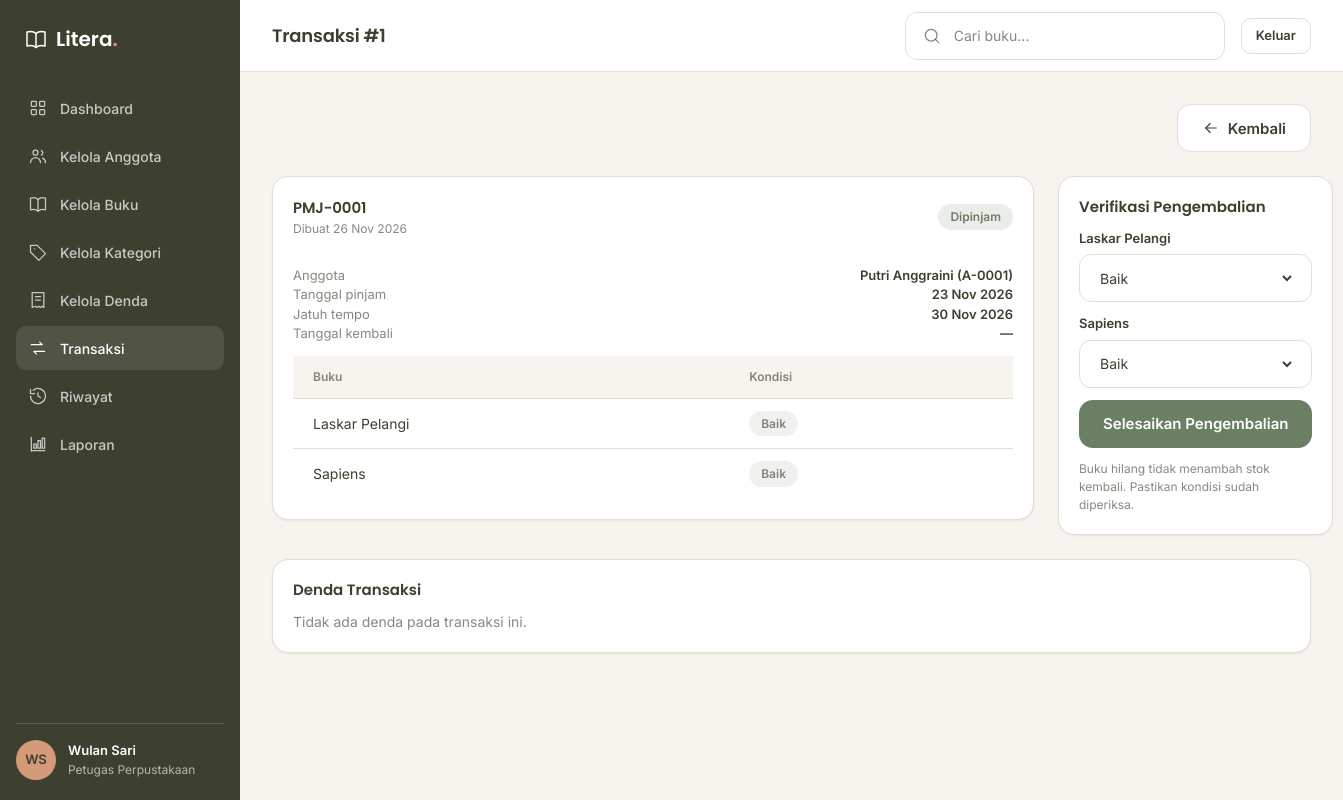
Page /admin/transaksi/1 (signed in) on the committed database.
### tables this page shows
CREATE TABLE peminjaman (
    id              INT AUTO_INCREMENT PRIMARY KEY,
    user_id         INT NOT NULL,
    petugas_id      INT NULL,
    tgl_pinjam      DATE NOT NULL,
    tgl_jatuh_tempo DATE NOT NULL,
    tgl_kembali     DATE NULL,
    status          ENUM('dipinjam', 'menunggu_verifikasi', 'dikembalikan') NOT NULL DEFAULT 'dipinjam',
    created_at      TIMESTAMP NOT NULL DEFAULT CURRENT_TIMESTAMP,
    CONSTRAINT fk_peminjaman_user FOREIGN KEY (user_id) REFERENCES users (id) ON DELETE RESTRICT,
    CONSTRAINT fk_peminjaman_petugas FOREIGN KEY (petugas_id) REFERENCES users (id) ON DELETE RESTRICT,
    INDEX idx_peminjaman_user (user_id),
    INDEX idx_peminjaman_status (status)
);

CREATE TABLE users (
    id            INT AUTO_INCREMENT PRIMARY KEY,
    nama          VARCHAR(100) NOT NULL,
    username      VARCHAR(30)  NOT NULL UNIQUE,
    email         VARCHAR(100) NOT NULL,
    password_hash VARCHAR(255) NOT NULL,
    role          ENUM('anggota', 'petugas') NOT NULL DEFAULT 'anggota',
    no_telp       VARCHAR(20)  NULL,
    alamat        VARCHAR(255) NULL,
    status        ENUM('aktif', 'nonaktif') NOT NULL DEFAULT 'aktif',
    created_at    TIMESTAMP NOT NULL DEFAULT CURRENT_TIMESTAMP
);

CREATE TABLE detail_peminjaman (
    id            INT AUTO_INCREMENT PRIMARY KEY,
    peminjaman_id INT NOT NULL,
    buku_id       INT NOT NULL,
    kondisi       ENUM('baik', 'rusak', 'hilang') NOT NULL DEFAULT 'baik',
    CONSTRAINT fk_detail_peminjaman FOREIGN KEY (peminjaman_id) REFERENCES peminjaman (id) ON DELETE RESTRICT,
    CONSTRAINT fk_detail_buku FOREIGN KEY (buku_id) REFERENCES buku (id) ON DELETE RESTRICT
);

CREATE TABLE buku (
    id           INT AUTO_INCREMENT PRIMARY KEY,
    kategori_id  INT NOT NULL,
    judul        VARCHAR(200) NOT NULL,
    penulis      VARCHAR(150) NOT NULL,
    penerbit     VARCHAR(150) NULL,
    tahun_terbit SMALLINT NULL,
    isbn         VARCHAR(30) NULL,
    sinopsis     TEXT NULL,
    cover        VARCHAR(255) NULL,
    stok         INT NOT NULL DEFAULT 0,
    created_at   TIMESTAMP NOT NULL DEFAULT CURRENT_TIMESTAMP,
    CONSTRAINT fk_buku_kategori FOREIGN KEY (kategori_id) REFERENCES kategori (id) ON DELETE RESTRICT,
    INDEX idx_buku_kategori (kategori_id)
);

### app/core/Controller.php (called while the page is built, shortened)
<?php
abstract class Controller
{
    protected function view(string $view, array $data = [], string $layout = 'member'): void
    {
        extract($data, EXTR_SKIP);
        require dirname(__DIR__) . '/views/layouts/' . $layout . '.php';
    }
}

### app/controllers/PeminjamanController.php (called while the page is built, shortened)
<?php
final class PeminjamanController extends Controller
{
    public function adminShow(int $id): void
    {
        $peminjaman = Peminjaman::ambilTransaksi($id);
        $this->view('admin/transaksi/show', [
            'judul' => 'Transaksi #' . $id,
            'p' => $peminjaman,
            'detail' => Peminjaman::detail($id),
            'denda' => Denda::untukPeminjaman($id),
        ], 'admin');
    }
}

### public/index.php (called while the page is built, shortened)
<?php
$method = $_SERVER['REQUEST_METHOD'] ?? 'GET';
$path = (string) ($_GET['r'] ?? parse_url($_SERVER['REQUEST_URI'] ?? '/', PHP_URL_PATH) ?? '/');
$path = rawurldecode($path);
$path = '/' . trim($path, '/');
$router = new Router();
$router->get('/', [HomeController::class, 'index']);
$router->get('/login', [AuthController::class, 'form']);
$router->post('/login', [AuthController::class, 'login']);
$router->post('/logout', [AuthController::class, 'logout']);
$router->get('/beranda', [BerandaController::class, 'index'], 'anggota');
$router->get('/buku', [BukuController::class, 'index'], 'anggota');
$router->get('/buku/{id}', [BukuController::class, 'detail'], 'anggota');
$router->get('/pinjam', [PeminjamanController::class, 'form'], 'anggota');
$router->post('/pinjam', [PeminjamanController::class, 'store'], 'anggota');
$router->get('/pinjam/bukti/{id}', [PeminjamanController::class, 'bukti'], 'anggota');
$router->get('/kembali', [PengembalianController::class, 'index'], 'anggota');
$router->post('/kembali', [PengembalianController::class, 'ajukan'], 'anggota');
$router->get('/riwayat', [RiwayatController::class, 'anggota'], 'anggota');
$router->get('/denda', [DendaController::class, 'saya'], 'anggota');
$router->get('/profil', [ProfilController::class, 'index'], 'anggota');
$router->get('/admin', [DashboardController::class, 'index'], 'petugas');
$router->get('/admin/anggota', [AnggotaController::class, 'index'], 'petugas');
$router->get('/admin/anggota/tambah', [AnggotaController::class, 'create'], 'petugas');
$router->post('/admin/anggota', [AnggotaController::class, 'store'], 'petugas');
$router->get('/admin/anggota/{id}/edit', [AnggotaController::class, 'edit'], 'petugas');
$router->post('/admin/anggota/{id}', [AnggotaController::class, 'update'], 'petugas');
$router->post('/admin/anggota/{id}/hapus', [AnggotaController::class, 'destroy'], 'petugas');
$router->get('/admin/buku', [BukuController::class, 'adminIndex'], 'petugas');
$router->get('/admin/buku/tambah', [BukuController::class, 'create'], 'petugas');
$router->post('/admin/buku', [BukuController::class, 'store'], 'petugas');
$router->get('/admin/buku/{id}/edit', [BukuController::class, 'edit'], 'petugas');
$router->post('/admin/buku/{id}', [BukuController::class, 'update'], 'petugas');
$router->post('/admin/buku/{id}/hapus', [BukuController::class, 'destroy'], 'petugas');
$router->get('/admin/kategori', [KategoriController::class, 'index'], 'petugas');
$router->get('/admin/kategori/tambah', [KategoriController::class, 'create'], 'petugas');
$router->post('/admin/kategori', [KategoriController::class, 'store'], 'petugas');
$router->get('/admin/kategori/{id}/edit', [KategoriController::class, 'edit'], 'petugas');
$router->post('/admin/kategori/{id}', [KategoriController::class, 'update'], 'petugas');
$router->post('/admin/kategori/{id}/hapus', [KategoriController::class, 'destroy'], 'petugas');
$router->get('/admin/denda', [DendaController::class, 'index'], 'petugas');
$router->get('/admin/denda/tambah', [DendaController::class, 'create'], 'petugas');
$router->post('/admin/denda', [DendaController::class, 'store'], 'petugas');
$router->get('/admin/denda/{id}/edit', [DendaController::class, 'edit'], 'petugas');
$router->post('/admin/denda/{id}', [DendaController::class, 'update'], 'petugas');
$router->post('/admin/denda/{id}/hapus', [DendaController::class, 'destroy'], 'petugas');
$router->post('/admin/denda/{id}/lunas', [DendaController::class, 'lunas'], 'petugas');
$router->get('/admin/transaksi', [PeminjamanController::class, 'adminIndex'], 'petugas');
$router->get('/admin/transaksi/tambah', [PeminjamanController::class, 'adminCreate'], 'petugas');
$router->post('/admin/transaksi', [PeminjamanController::class, 'adminStore'], 'petugas');
$router->get('/admin/transaksi/{id}', [PeminjamanController::class, 'adminShow'], 'petugas');
$router->post('/admin/transaksi/{id}/kembali', [PengembalianController::class, 'proses'], 'petugas');
$router->get('/admin/riwayat', [RiwayatController::class, 'admin'], 'petugas');
$router->get('/admin/laporan', [LaporanController::class, 'buatLaporan'], 'petugas');
$router->dispatch($method, $path);

### app/core/Database.php (called while the page is built, shortened)
<?php
final class Database
{
    private static ?PDO $pdo = null;
    public static function pdo(): PDO
    {
        if (self::$pdo === null) {
            $dsn = sprintf('mysql:host=%s;dbname=%s;charset=utf8mb4', DB_HOST, DB_NAME);
            self::$pdo = new PDO($dsn, DB_USER, DB_PASS, [
                PDO::ATTR_ERRMODE => PDO::ERRMODE_EXCEPTION,
                PDO::ATTR_DEFAULT_FETCH_MODE => PDO::FETCH_ASSOC,
                PDO::ATTR_EMULATE_PREPARES => false,
            ]);
        }
        return self::$pdo;
    }
}

### app/models/Peminjaman.php (called while the page is built, shortened)
<?php
final class Peminjaman
{
    public static function ambilTransaksi(int $id): ?array
    {
        $stmt = Database::pdo()->prepare(self::SELECT_LIST . ' WHERE p.id = ?');
        $stmt->execute([$id]);
        return $stmt->fetch() ?: null;
    }
    public static function detail(int $peminjamanId): array
    {
        $stmt = Database::pdo()->prepare('SELECT d.*, b.judul, b.penulis, b.cover FROM detail_peminjaman d JOIN buku b ON b.id = d.buku_id WHERE d.peminjaman_id = ? ORDER BY d.id');
        $stmt->execute([$peminjamanId]);
        return $stmt->fetchAll();
    }
}

### app/views/admin/transaksi/show.php (the view, shortened to what this page needs)
<?php
[$label, $jenis] = statusPeminjaman($p);
$selesai = $p['status'] === 'dikembalikan';
$namaKondisi = ['baik' => 'Baik', 'rusak' => 'Rusak', 'hilang' => 'Hilang'];
?>
<div class="toolbar">
    <a class="btn btn--outline" href="<?= e(url('/admin/transaksi')) ?>"><?= ikon('arrow-left', 18) ?>Kembali</a>
</div>
<div class="grid-2">
    <section class="kartu kartu--pad tumpuk">
        <div class="kartu-kepala">
            <div>
                <h2>PMJ-<?= str_pad((string) $p['id'], 4, '0', STR_PAD_LEFT) ?></h2>
                <p class="stat__sub">Dibuat <?= e(tanggal($p['created_at'])) ?></p>
            </div>
            <?= badge($label, $jenis) ?>
        </div>
        <dl>
            <div class="bukti__baris"><dt>Anggota</dt><dd><?= e($p['nama']) ?> (<?= e($p['username']) ?>)</dd></div>
            <div class="bukti__baris"><dt>Tanggal pinjam</dt><dd><?= e(tanggal($p['tgl_pinjam'])) ?></dd></div>
            <div class="bukti__baris"><dt>Jatuh tempo</dt><dd><?= e(tanggal($p['tgl_jatuh_tempo'])) ?></dd></div>
            <div class="bukti__baris"><dt>Tanggal kembali</dt><dd><?= e(tanggal($p['tgl_kembali'])) ?></dd></div>
        </dl>
        <div class="table-scroll">
            <table class="tabel">
                <thead><tr><th>Buku</th><th>Kondisi</th></tr></thead>
                <tbody>
                    <?php foreach ($detail as $d): ?>
                        <tr>
                            <td><?= e($d['judul']) ?></td>
                            <td><?= badge($namaKondisi[$d['kondisi']] ?? $d['kondisi'], $d['kondisi'] === 'baik' ? 'netral' : 'bahaya') ?></td>
                        </tr>
                    <?php endforeach; ?>
                </tbody>
            </table>
        </div>
    </section>
    <section class="kartu kartu--pad tumpuk">
        <h2 class="judul-m">Verifikasi Pengembalian</h2>
        <?php if ($selesai): ?>
            <div class="catatan">
                <?= ikon('check', 18) ?>
                <p>Transaksi sudah dikembalikan pada <?= e(tanggal($p['tgl_kembali'])) ?>.</p>
            </div>
        <?php else: ?>
            <form method="post" action="<?= e(url('/admin/transaksi/' . $p['id'] . '/kembali')) ?>" class="tumpuk">
                <?php foreach ($detail as $d): ?>
                    <div class="field">
                        <label for="kondisi-<?= (int) $d['id'] ?>"><?= e($d['judul']) ?></label>
                        <div class="input">
                            <select id="kondisi-<?= (int) $d['id'] ?>" name="kondisi[<?= (int) $d['id'] ?>]">
                                <?php foreach ($namaKondisi as $nilai => $teks): ?>
                                    <option value="<?= $nilai ?>"><?= $teks ?></option>
                                <?php endforeach; ?>
                            </select>
                        </div>
                    </div>
                <?php endforeach; ?>
                <button class="btn btn--primary btn--block" type="submit">Selesaikan Pengembalian</button>
            </form>
            <p class="form__bantuan">Buku hilang tidak menambah stok kembali. Pastikan kondisi sudah diperiksa.</p>
        <?php endif; ?>
    </section>
</div>
<section class="kartu kartu--pad tumpuk">
    <h2 class="judul-m">Denda Transaksi</h2>
    <?php if (!$denda): ?>
        <p class="redup">Tidak ada denda pada transaksi ini.</p>
    <?php endif; ?>
</section>

### app/core/Router.php (shortened to what this page needs)
<?php
final class Router
{
    private array $routes = [];
    private function add(string $method, string $pattern, array $handler, ?string $role): void
    {
        $this->routes[] = compact('method', 'pattern', 'handler', 'role');
    }
    public function dispatch(string $method, string $path): void
    {
        foreach ($this->routes as $route) {
            if ($route['method'] !== $method) {
                continue;
            }
            $regex = '#^' . str_replace(['/', '{id}'], ['\/', '([0-9]+)'], $route['pattern']) . '$#';
            if (!preg_match($regex, $path, $cocok)) {
                continue;
            }
            [$kelas, $aksi] = $route['handler'];
            $params = array_map('intval', array_slice($cocok, 1));
            (new $kelas())->{$aksi}(...$params);
            return;
        }
        exit('Halaman tidak ditemukan.');
    }
}

### app/core/helpers.php (shortened to what this page needs)
<?php
function e($nilai): string
{
    return htmlspecialchars((string) $nilai, ENT_QUOTES, 'UTF-8');
}
function url(string $path = ''): string
{
    return BASE_URL . '/' . ltrim($path, '/');
}
function tanggal(?string $ymd): string
{
    if (!$ymd) {
        return '—';
    }
    static $bulan = ['Jan', 'Feb', 'Mar', 'Apr', 'Mei', 'Jun', 'Jul', 'Agu', 'Sep', 'Okt', 'Nov', 'Des'];
    $waktu = strtotime($ymd);
    return $waktu ? date('j', $waktu) . ' ' . $bulan[(int) date('n', $waktu) - 1] . ' ' . date('Y', $waktu) : '—';
}
function statusPeminjaman(array $p): array
{
    return ['Dipinjam', 'sukses'];
}
function badge(string $teks, string $jenis = 'netral'): string
{
    return '<span class="badge badge--' . e($jenis) . '">' . e($teks) . '</span>';
}
function ikon(string $nama, int $ukuran = 20): string
{
    $path = $paths[$nama] ?? '';
    return '<svg class="ikon" width="' . $ukuran . '" height="' . $ukuran . '" viewBox="0 0 24 24" fill="none" stroke="currentColor" stroke-width="1.5" stroke-linecap="round" stroke-linejoin="round" aria-hidden="true">' . $path . '</svg>';
}
function logo(string $href = '#', bool $inverse = false): string
{
    $kelas = 'logo' . ($inverse ? ' logo--inverse' : '');
    $ikon = '<svg class="logo__ikon" width="24" height="24" viewBox="0 0 24 24" fill="none" stroke="currentColor" stroke-width="1.5" stroke-linecap="round" stroke-linejoin="round" aria-hidden="true"><path d="M12 6.5C10 4.5 6.5 4 3 5v14c3.5-1 7-.5 9 1.5 2-2 5.5-2.5 9-1.5V5c-3.5-1-7-.5-9 1.5Z"/><path d="M12 6.5v14"/></svg>';
    return '<a class="' . $kelas . '" href="' . e($href) . '">' . $ikon
        . '<span class="logo__teks">Litera<span class="logo__titik">.</span></span></a>';
}

### public/assets/css/tokens.css (style rules this page uses)
:root { --kelp: #3D402F; --willow: #6B7F64; --whiskey: #D59A7A; --tamarillo: #9C0D0F; --bg: #F7F3EE; --card: #FFFFFF; --sunken: rgba(61, 64, 47, 0.04); --border: #E4DDD3; --ink: #3D402F; --ink-2: rgba(61, 64, 47, 0.62); --ink-inv: #FFFFFF; --tint-success: rgba(107, 127, 100, 0.14); --tint-warning: rgba(213, 154, 122, 0.20); --tint-danger: rgba(156, 13, 15, 0.10); --tint-neutral: rgba(61, 64, 47, 0.08); --radius-kecil: 8px; --radius-input: 12px; --radius-tombol: 14px; --radius-kartu: 16px; --radius-pil: 999px; --bayang-halus: 0 1px 2px 0 rgba(61, 64, 47, 0.08); --bayang-angkat: 0 12px 32px 0 rgba(61, 64, 47, 0.10); --jarak-1: 4px; --jarak-2: 8px; --jarak-3: 12px; --jarak-4: 16px; --jarak-5: 24px; --jarak-6: 32px; --font-judul: 'Poppins', system-ui, -apple-system, 'Segoe UI', sans-serif; --font-teks: 'Inter', system-ui, -apple-system, 'Segoe UI', sans-serif; }

### rows in the picture
peminjaman: id "0001", created_at "26 Nov 2026", user.nama "Putri Anggraini", user.username "A-0001", tgl_pinjam "23 Nov 2026", tgl_jatuh_tempo "30 Nov 2026", tgl_kembali "—"
detail_peminjaman: buku.judul "Laskar Pelangi", teks "Baik", id "Baik"
detail_peminjaman: buku.judul "Sapiens", teks "Baik", id "Baik"

### other values in the picture
$label "Dashboard"
$label "Kelola Anggota"
$label "Kelola Buku"
$label "Kelola Kategori"
$label "Kelola Denda"
$label "Transaksi"
$label "Riwayat"
$label "Laporan"
$teks "Dipinjam"
